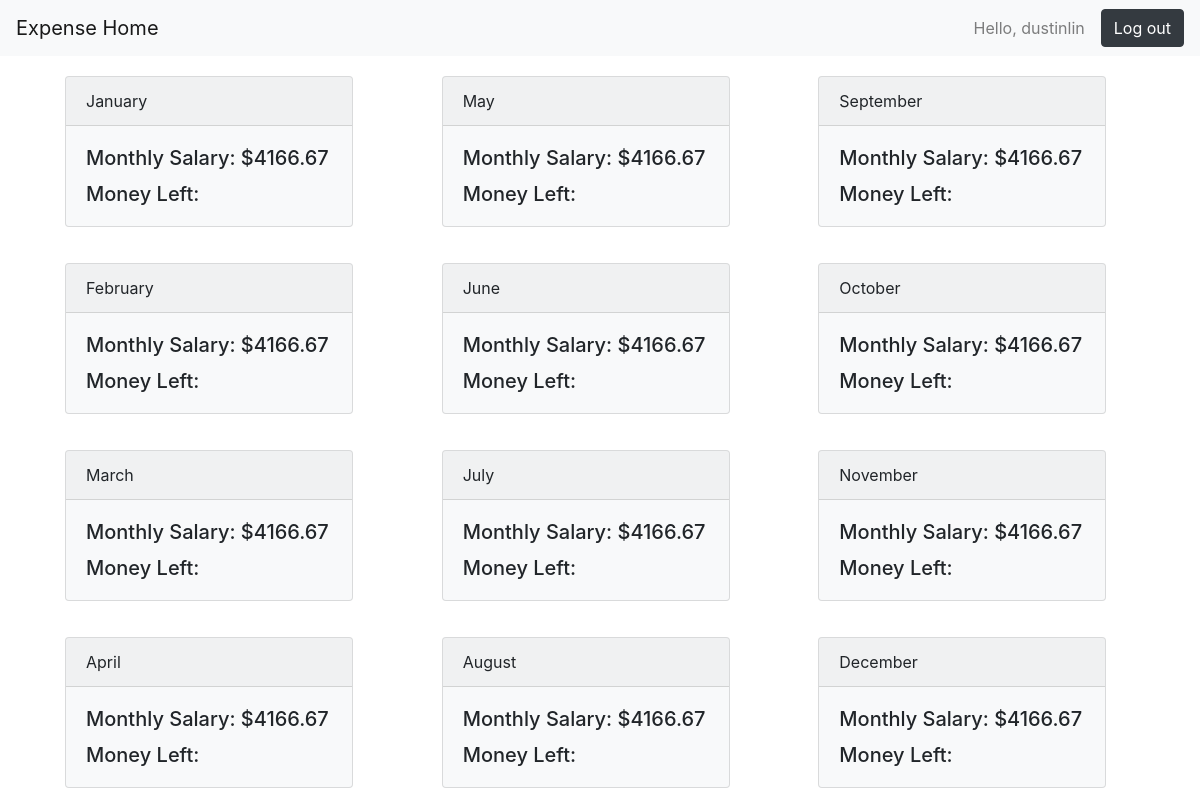
Page /expense_month/29 (signed in) on the committed database.
### expense_app/models.py (models this page shows, shortened)
class Month_Expense(models.Model):
    year = models.ForeignKey(Year_Expense, on_delete=models.CASCADE, default='', null=True)
    month = models.CharField(max_length=100, default='')
    def __str__(self):
        return self.month

class Year_Expense(models.Model):
    user = models.ForeignKey(User, on_delete=models.CASCADE, default='')
    year = models.CharField(max_length=100)
    annual_salary = models.DecimalField(max_digits=10, decimal_places=2)
    def monthly_salary(self):
        month_average = self.annual_salary/12
        return round(month_average,2)

### expense_app/views.py (the view)
# urls.py: path('expense_month/<year_expense_id>', views.expense_month, name='expense_month'),
def expense_month(request, year_expense_id):
    year_expense = Year_Expense.objects.get(pk=year_expense_id)
    month_expense = Month_Expense.objects.filter(year=year_expense)
    print(month_expense)
    return render(request, 'expense_month.html', {'month_expense': month_expense, 'year_expense': year_expense})

### expense_app/templates/expense_month.html
{% extends 'expense_base.html' %}
{% block content %}
<nav class="navbar navbar-light bg-light">
    <a href="{% url 'home' %}"class="navbar-brand">Expense Home</a>
    <form class="form-inline">
        <span class="navbar-text" style="margin-right: 1rem;">Hello, {{request.user}} </span>
        <a class="btn btn-dark" href="{% url 'logout' %}">Log out</a>
    </form>
</nav>
<div class="container">
    <div class="card-columns">
        {% for each_month in month_expense %}
        <div class="card bg-light mb-3 card-margin" style="max-width: 18rem;">
            <div class="card-header">{{ each_month.month }}</div>
            <div class="card-body">
            <h5 class="card-title">Monthly Salary: ${{ year_expense.monthly_salary }}</h5>
            <h5 class="card-text"> Money Left:</h5>
            </div>
        </div>
    {% endfor %}
    </div>
</div>
{% endblock %}

### static/expense_app/expense_home.css (style rules this page uses)
body { height:100%; }
.card-margin { margin-top:20px; margin-left:20px; }

### rows in the picture
Month_Expense: month "January"
Year_Expense: monthly_salary "4166.67"
Month_Expense: month "February"
Month_Expense: month "March"
Month_Expense: month "April"
Month_Expense: month "May"
Month_Expense: month "June"
Month_Expense: month "July"
Month_Expense: month "August"
Month_Expense: month "September"
Month_Expense: month "October"
Month_Expense: month "November"
Month_Expense: month "December"

### other values in the picture
{{ request.user }} "dustinlin"
